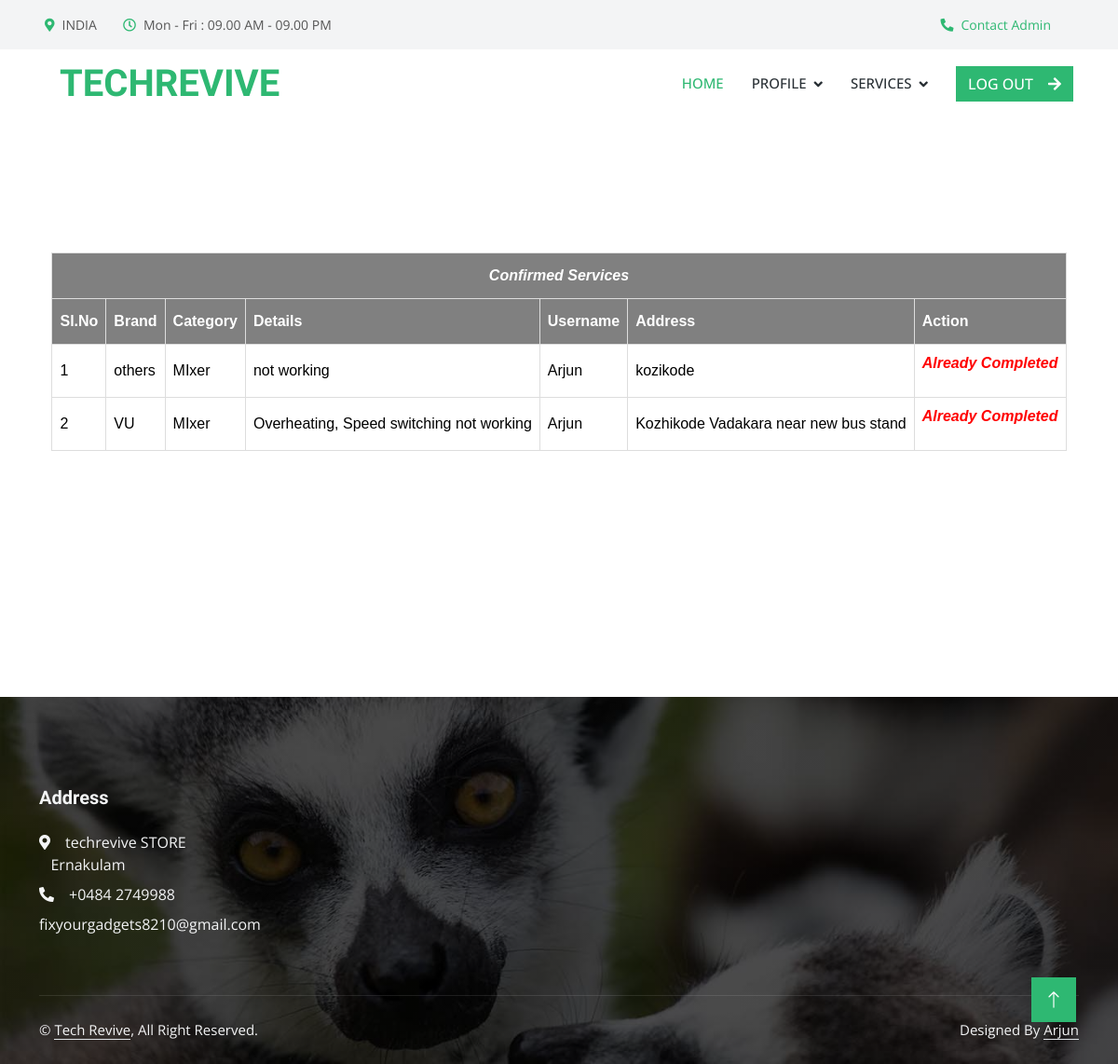
Before: /Technician/viewconfimedservice/ (signed in) with the older database file.
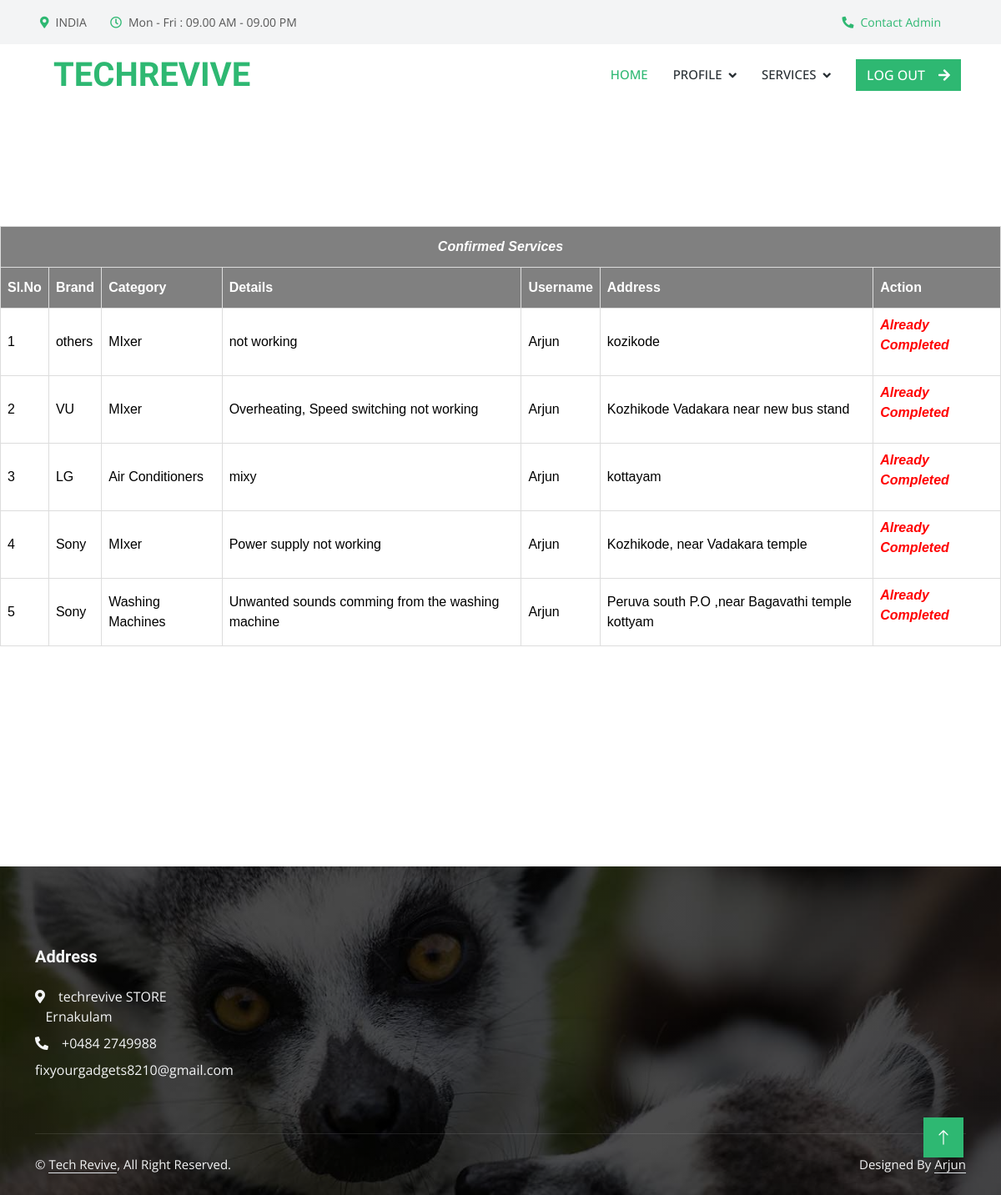
After: the same page with the newer database file.
### Admin/models.py (models this page shows, shortened)
class Assignservicebook(models.Model):
    asb_status=models.IntegerField(default=0)
    technician=models.ForeignKey(Technician,on_delete=models.SET_NULL,null=True)
    servicebooking=models.ForeignKey('User.Servicebook',on_delete=models.SET_NULL,null=True)

class Brand(models.Model):
    brand_name=models.CharField(max_length=50)

class Category(models.Model):
    category_name=models.CharField(max_length=50)

### User/models.py (models this page shows)
class Servicebook(models.Model):
    Servicebook_details=models.CharField(max_length=100)
    Servicebook_address=models.CharField(max_length=100)
    Servicebook_date=models.DateField(auto_now_add=True)
    Servicebook_status=models.IntegerField(default=0)
    payment_status=models.IntegerField(default=0)
    category=models.ForeignKey('Admin.Category',on_delete=models.SET_NULL,null=True)
    brand=models.ForeignKey('Admin.Brand',on_delete=models.SET_NULL,null=True)
    user=models.ForeignKey(User,on_delete=models.SET_NULL,null=True)

### Guest/models.py (models this page shows)
class User(models.Model):
    user_name=models.CharField(max_length=50)
    user_gender=models.CharField(max_length=50)
    user_contact=models.CharField(max_length=50)
    user_email=models.CharField(max_length=50)
    user_photo=models.FileField(upload_to='UserDocs/')
    user_proof=models.FileField(upload_to='UserDocs/')
    user_password=models.CharField(max_length=50)
    user_address=models.CharField(max_length=100)
    place=models.ForeignKey('Admin.Place',on_delete=models.CASCADE)

### Technician/views.py (the view)
# urls.py: path('viewconfimedservice/', views.ConfirmedServices,name="viewconfimedservice"),
def ConfirmedServices(request):
    if 'tid' in request.session:
        serv=Assignservicebook.objects.filter(technician=request.session["tid"])
        return render(request,"Technician/ViewConfirmedServices.html",{'res':serv})
    else:
        return redirect('guest:Home')

### Technician/Templates/Technician/ViewConfirmedServices.html (shortened to what this page needs)
{% extends 'Technician/Head.html' %}
{% load static %}
{% block content %}
<!DOCTYPE html>
<html lang="en">
<head>
</head>
<body>
    <div id="tab">
        <br>
        <br>
        <br>
        <br>
        <br>
        <br>
    <table border="1" align="center">
        <tr>
            <th colspan="8"><center><i>Confirmed Services</i></center></th>
            </tr>
        <tr>
            <th>Sl.No</th>
            <th>Brand</th>
            <th>Category</th>
            <th>Details</th>
            <th>Username</th>
            <th>Address</th>
            <th>Action</th>
        </tr>
       {% for i in res %}
        <tr>
            <td>{{forloop.counter}}</td>
            <td>{{i.servicebooking.brand.brand_name}}</td>
            <td>{{i.servicebooking.category.category_name}}</td>
            <td>{{i.servicebooking.Servicebook_details}}</td>
            <td>{{i.servicebooking.user.user_name}}</td>
            <td>{{i.servicebooking.Servicebook_address}}</td>
            <td>
                {% if i.asb_status == 2 %}
                <a href="{% url 'technician:servbill' i.id %}">Proceed To Complete</a>
                {% else %}
                <p><font color="red"><b><i>Already Completed</i></b></font></p>
                {% endif %}
            </td>
        </tr>
        {% endfor %}
    </table>
    </div>
    <br>
<br>
<br>
<br>
<br>
<br>
<br>
<br>
<br>
</body>
</html>
{% endblock content %}

Changed rows visible on the page:
added Assignservicebook: servicebooking.brand.brand_name "LG", servicebooking.category.category_name "Air Conditioners", servicebooking.Servicebook_details "mixy", servicebooking.user.user_name "Arjun", servicebooking.Servicebook_address "kottayam", asb_status "Already Completed"
added Assignservicebook: servicebooking.brand.brand_name "Sony", servicebooking.category.category_name "MIxer", servicebooking.Servicebook_details "Power supply not working", servicebooking.user.user_name "Arjun", servicebooking.Servicebook_address "Kozhikode, near Vadakara temple", asb_status "Already Completed"
added Assignservicebook: servicebooking.brand.brand_name "Sony", servicebooking.category.category_name "Washing Machines", servicebooking.Servicebook_details "Unwanted sounds comming from the washing machine", servicebooking.user.user_name "Arjun", servicebooking.Servicebook_address "Peruva south P.O ,near Bagavathi temple kottyam", asb_status "Already Completed"
